Frame 1 (no input): blank canvas, image omitted
Frame 60 (the mouse pressed at the canvas centre just before this capture): blank canvas, image omitted
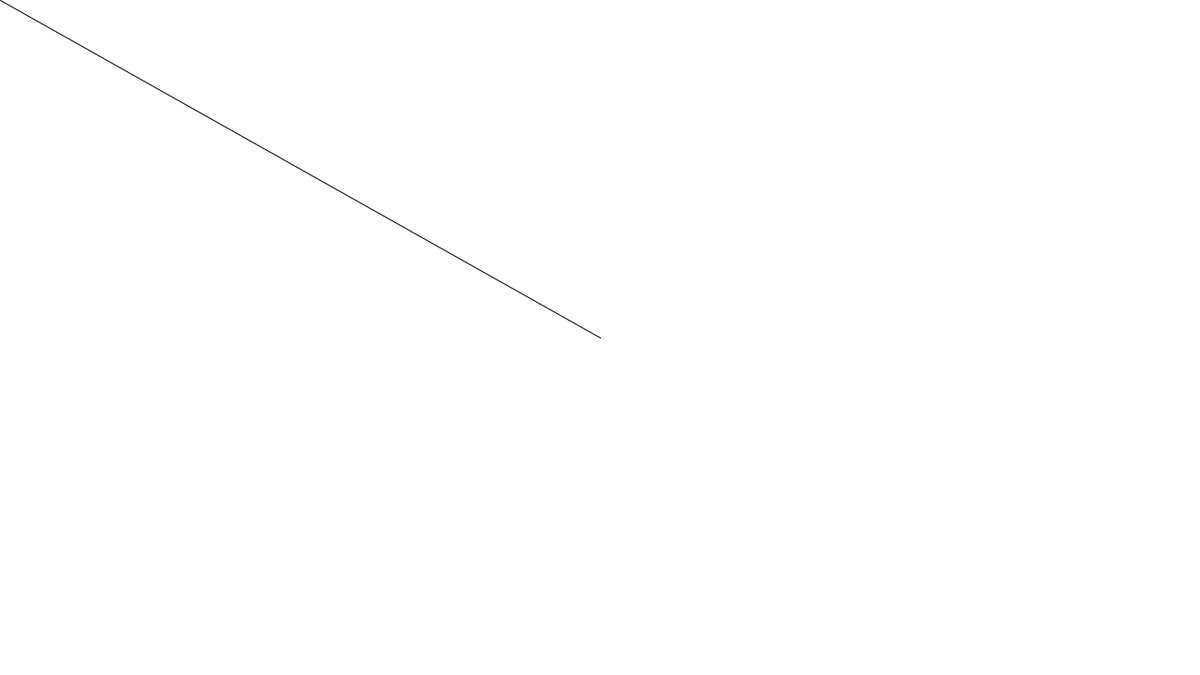
Frame 120 (the mouse held since frame 60 and released just before this capture)

The Processing sketch whose frames 1 and 60 were blank and that drew this single picture after the mouse press (run headless with seeded random() and noise(); from frame 60 on, the mouse is pressed at the canvas centre):

// Processing sketch: saveConfirmation
// ── saveConfirmation.pde
Boolean showSaveMessage = false;

void setup() {
  size(1280, 720);
  background(255);
}

void draw() {
  if (mousePressed) {
    line(mouseX, mouseY, pmouseX, pmouseY);
  }
  if(showSaveMessage){
    savedConfirmation();
  }
  println(showSaveMessage);
}

void keyPressed() {
  if (key == 's') {
    save(getTimeStamp() + ".png");
    println("Saved image = " + getTimeStamp() + ".png" );
    showSaveMessage = true;
  }
}

void mousePressed(){
 showSaveMessage = false; 
}

void savedConfirmation() {
  fill(0);
  rect(width/2 - 200, height/2 - 100, 400, 200);
  fill(255);
  textSize(18);
  text("You saved an image!", width/2 - 80, height/2);
}



String getTimeStamp() {
  int day = day();
  int month = month();
  int year = year();
  int hour = hour();
  int minute = minute();
  int second = second();
  int millis = millis();

  String timeStamp = year+"-"+month+"-"+day+"-"+hour+"-"+minute+"-"+second+"-"+millis;

  return timeStamp;
}
